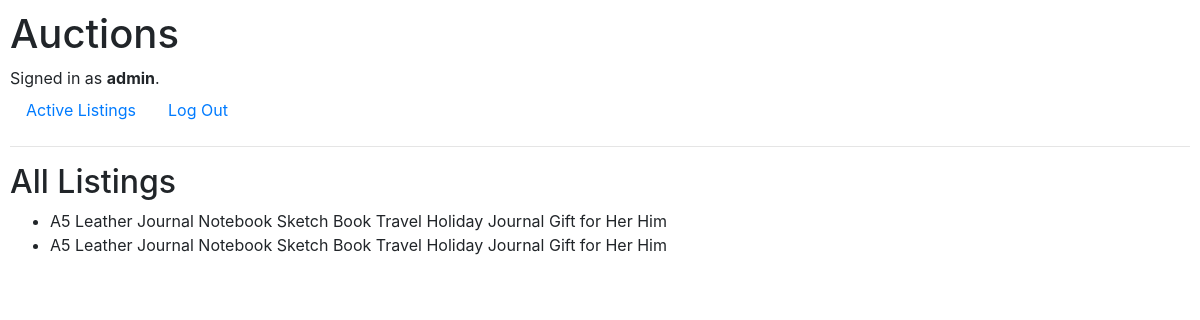
The page /listings (signed in) on the database its author committed.
### auctions/models.py (models this page shows, shortened)
class User(AbstractUser):
    pass

class AuctionListing(models.Model):
    title = models.CharField(max_length=80)
    description = models.TextField()
    starting_bid = models.DecimalField(max_digits=10, decimal_places=2)
    current_price = models.DecimalField(max_digits=10, decimal_places=2)
    image_url = models.URLField(blank = True, null = True)
    category = models.CharField(max_length = 80, blank = True, null = True)

### auctions/views.py (the view)
# urls.py: path("listings", views.listings, name='listings'),
def listings(request):
    listings = AuctionListing.objects.all()
    return render(request, "auctions/listings.html", {
        'listings': listings  # sends listings data
    })

### auctions/templates/auctions/listings.html
{% extends "auctions/layout.html" %}
{% block body %}
    <h2>All Listings</h2>
    <ul>
        {% for listing in listings %}
            <li>{{ listing.title }}</li>
        {% endfor %}
    </ul>
{% endblock %}

### auctions/templates/auctions/layout.html (shortened to what this page needs)
{% load static %}
<!DOCTYPE html>
<html lang="en">
    <head>
        <link rel="stylesheet" href="https://stackpath.bootstrapcdn.com/bootstrap/4.4.1/css/bootstrap.min.css">
        <link href="{% static 'auctions/styles.css' %}" rel="stylesheet">
    </head>
    <body>
        <h1>Auctions</h1>
        <div>
            {% if user.is_authenticated %}
                Signed in as <strong>{{ user.username }}</strong>.
            {% else %}
                Not signed in.
            {% endif %}
        </div>
        <ul class="nav">
            <li class="nav-item">
                <a class="nav-link" href="{% url 'index' %}">Active Listings</a>
            </li>
            {% if user.is_authenticated %}
                <li class="nav-item">
                    <a class="nav-link" href="{% url 'logout' %}">Log Out</a>
                </li>
            {% endif %}
        </ul>
        <hr>
        {% block body %}
        {% endblock %}
    </body>
</html>

### auctions/static/auctions/styles.css (style rules this page uses)
body { padding: 10px; }

### rows shown on the page
User: username "admin"
AuctionListing: title "A5 Leather Journal Notebook Sketch Book Travel Holiday Journal Gift for Her Him"
AuctionListing: title "A5 Leather Journal Notebook Sketch Book Travel Holiday Journal Gift for Her Him"
